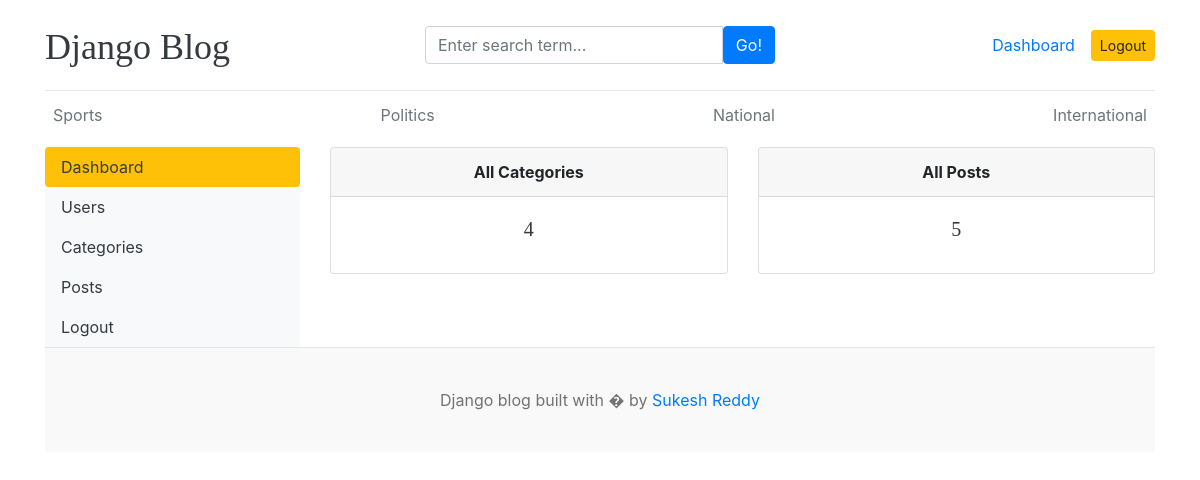
The page /dashboard/ (signed in) on the database its author committed.
### blogs/models.py (models this page shows, shortened)
class Category(models.Model):
    category_name = models.CharField(max_length=50, unique=True)
    created_at = models.DateTimeField(auto_now_add=True)
    updated_at = models.DateTimeField(auto_now = True)
    class Meta:
        verbose_name_plural = 'Categories'

### dashboards/views.py (the view)
# urls.py: path('dashboard/', include('dashboards.urls')),
@login_required(login_url='login')
def dashboard(request):
    categories_count = Category.objects.all().count()
    posts = Blog.objects.all().count()
    context = {
        'categories_count' : categories_count,
        'posts':posts,
    }
    return render(request, 'dashboards/dashboard.html', context)

### blogs/context_processors.py (called while the page is built)
def get_categories(request):
    categories = Category.objects.all()
    return dict(categories = categories)

def social_links(request):
    Social = social.objects.all()
    return dict(Social=Social)

### templates/dashboards/dashboard.html
{% extends 'base.html' %}
{% block content %}
<div class="row">
    {% include 'dashboards/sidebar.html' %}
    <div class="col-md-9">
        <div class="row">
        <div class="col">
            <div class="card border-default mb-3">
                <div class="card-header text-center test-upperclass font-weight-bold">All Categories</div>
                <div class="card-body text-dark">
                    <h5 class="card-title text-center">{{categories_count}}</h5>
                </div>
            </div>
        </div>
        <div class="col">
            <div class="card border-default mb-3">
                <div class="card-header text-center test-upperclass font-weight-bold">All Posts</div>
                <div class="card-body text-dark">
                    <h5 class="card-title text-center">{{posts}}</h5>
                </div>
            </div>
        </div>
        </div>
    </div>
</div>
{% endblock %}

### templates/base.html (shortened to what this page needs)
{% load static %}
<!DOCTYPE html>
<html lang="en">
<head>
    <link href="https://getbootstrap.com/docs/4.0/dist/css/bootstrap.min.css" rel="stylesheet">
    <link href="{% static 'css/blog.css' %}" rel="stylesheet">
    <link rel="stylesheet" href="https://cdnjs.cloudflare.com/ajax/libs/font-awesome/4.7.0/css/font-awesome.min.css">
  </head>
<body>
    <div class="container">
      <header class="blog-header py-3">
        <div class="row flex-nowrap justify-content-between align-items-center">
          <div class="col-4 pt-1">
            <a class="blog-header-logo text-dark" href="/">Django Blog</a>
          </div>
          <div class="col-4">
            <form action="{% url 'search' %}" method="get">
              <div class="input-group">
                  <input class="form-control" type="text" name="keyword" placeholder="Enter search term..." aria-label="Enter search term..." aria-describedby="button-search" />
                  <button type="submit" class="btn btn-primary" id="button-search" type="button">Go!</button>
              </div>
            </form>
          </div>
          <div class="col-4 d-flex justify-content-end align-items-center">
            {% if not user.is_authenticated %}
            <a class="btn btn-sm btn-warning" href="{% url 'login' %}">Login</a> &nbsp;
            <a class="btn btn-sm btn-outline-secondary" href="{% url 'register' %}">Register</a>
            {% else %}
            <span><a href="{% url 'dashboard' %}" >Dashboard</a></span>
            <span><a class="btn btn-sm btn-warning" href="{% url 'logout' %}">Logout</a> </span>
            {%endif%}
          </div>
        </div>
      </header>
      <div class="nav-scroller py-1 mb-2">
        <nav class="nav d-flex justify-content-between">
            {% for i in categories %}
          <a href = "{% url 'posts_by_category' i.id %}" class="p-2 text-muted" href="#">{{i.category_name}}</a>
          {% endfor %}
        </nav>
      </div>
{% block content %}
{% endblock %}
<footer class="blog-footer">
  <p>Django blog built with � by <a href="#">Sukesh Reddy</a></p>
</footer>
</body>
</html>

### blog_main/static/css/blog.css (style rules this page uses)
.blog-header { border-bottom: 1px solid #e5e5e5; }
.blog-header-logo { font-family: "Playfair Display", Georgia, "Times New Roman", serif; font-size: 2.25rem; }
h1, h2, h3, h4, h5, h6 { font-family: "Playfair Display", Georgia, "Times New Roman", serif; }
.blog-footer { padding: 2.5rem 0; color: #727272; text-align: center; background-color: #f9f9f9; border-top: .05rem solid #e5e5e5; }
.blog-footer p:last-child { margin-bottom: 0; }

### rows shown on the page
Category: category_name "Sports"
Category: category_name "Politics"
Category: category_name "National"
Category: category_name "International"

### other values the page prints
{{ categories_count }} "4"
{{ posts }} "5"
